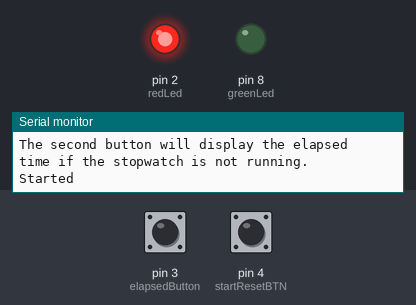
The sketch below on a simulated Arduino Uno, built with avr-gcc and run on an emulated ATmega328P. Parts: output pins drawn as LEDs (lit = HIGH), the last lines printed to the serial monitor. The inputs (shaded band) are chosen by the test bench; at power-on: pin 4 (startResetBTN) HIGH, pin 3 (elapsedButton) LOW.

Above: at 1.2 s.
1.3 s: pin 4 (startResetBTN) pulled LOW for 0.15 s
At 2.6 s:
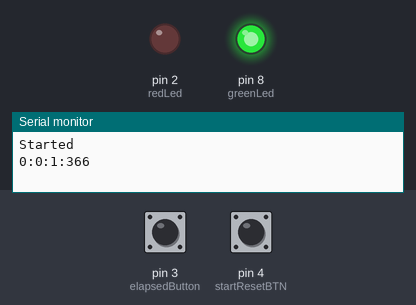
2.9 s: pin 4 (startResetBTN) pulled LOW for 1 s
At 5.1 s:
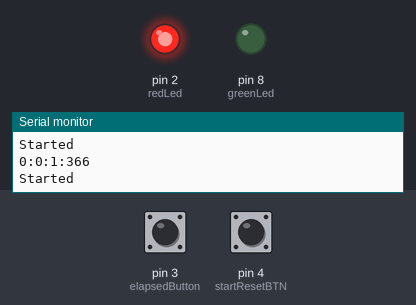
5.4 s: pin 4 (startResetBTN) pulled LOW for 3.2 s
At 9.9 s:
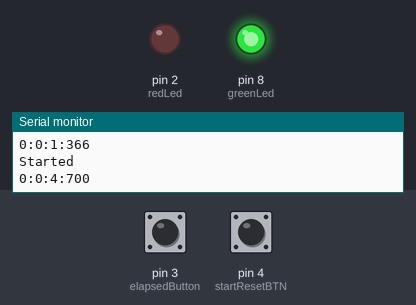
Timing chart, 0 to 11.4 s (numbered marks = the images above; inputs shaded):
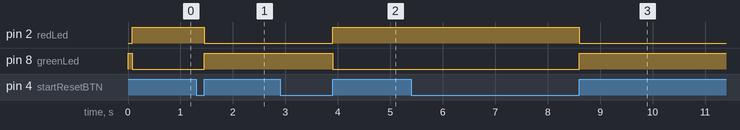

Measured:
- after the input at 1.3 s, pin 2 (redLed): HIGH → LOW after 0.15 s; pin 8 (greenLed): LOW → HIGH after 0.15 s
- after the input at 2.9 s, pin 2 (redLed): LOW → HIGH after 1.0 s; pin 8 (greenLed): HIGH → LOW after 1.0 s
- after the input at 5.4 s, pin 2 (redLed): HIGH → LOW after 3.2 s; pin 8 (greenLed): LOW → HIGH after 3.2 s

The sketch:

StopWatch.ino
```cpp
int startResetBTN = 4;
int elapsedButton = 3;
int redLed = 2;
int greenLed = 8;
int buttonState = 0;
int lastButtonState = 10;
bool isRunning = false;
unsigned long start,finish,elapsed;
void setup() {
  // put your setup code here, to run once:
  pinMode(greenLed,OUTPUT);
  pinMode(redLed,OUTPUT);
  pinMode(startResetBTN,INPUT);
  pinMode(elapsedButton,INPUT);
  digitalWrite(greenLed,HIGH);
  Serial.begin(9600);
  Serial.println("Press the first button once to start, a second time to reset. \nThe second button will display the elapsed time if the stopwatch is not running.");
}

void loop() {
  // put your main code here, to run repeatedly:
 buttonState = digitalRead(startResetBTN);
 if(buttonState != lastButtonState){
  lastButtonState = buttonState;
   if(buttonState == HIGH){
    if(isRunning == false){
      isRunning = true;
      switchLed(HIGH,LOW);
      start = millis();
      Serial.println("Started");
    }else{
      switchLed(LOW,HIGH);
      isRunning = false;
      finish=millis();
      displayTime();
    }
   }
 }

 if(digitalRead(3) == HIGH && isRunning == false){
  displayTime();
  delay(1000);
 }
}

void displayTime(){
  int h,m,s,ms;
  unsigned long over;
  elapsed = finish-start;

  h = int(elapsed/3600000);
  over = elapsed%3600000;
  m = int(over/60000);
  over = over%60000;
  s = int(over/1000);
  ms = over%1000;

  Serial.println(String(h)+":"+String(m)+":"+String(s)+":"+String(ms));
}
void switchLed(int red,int green){
    digitalWrite(redLed,red);
    digitalWrite(greenLed,green);
}
```
